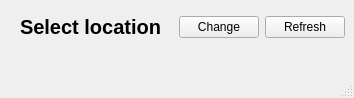
<?xml version="1.0" encoding="UTF-8"?>
<ui version="4.0">
 <class>MainWindow</class>
 <widget class="QMainWindow" name="MainWindow">
  <property name="geometry">
   <rect>
    <x>0</x>
    <y>0</y>
    <width>342</width>
    <height>98</height>
   </rect>
  </property>
  <property name="windowTitle">
   <string>AtmoSense</string>
  </property>
  <widget class="QWidget" name="centralWidget">
   <layout class="QVBoxLayout" name="centralLayout">
    <item>
     <layout class="QHBoxLayout" name="headerHLayout">
      <item>
       <widget class="QLabel" name="locationLabel">
        <property name="styleSheet">
         <string notr="true">font-size:20px;font-weight:600;padding:6px;</string>
        </property>
        <property name="text">
         <string>Select location</string>
        </property>
       </widget>
      </item>
      <item>
       <spacer name="hSpacer">
        <property name="orientation">
         <enum>Qt::Orientation::Horizontal</enum>
        </property>
        <property name="sizeHint" stdset="0">
         <size>
          <width>0</width>
          <height>0</height>
         </size>
        </property>
       </spacer>
      </item>
      <item>
       <widget class="QPushButton" name="changeLocationButton">
        <property name="text">
         <string>Change</string>
        </property>
       </widget>
      </item>
      <item>
       <widget class="QPushButton" name="refreshButton">
        <property name="text">
         <string>Refresh</string>
        </property>
       </widget>
      </item>
     </layout>
    </item>
    <item>
     <widget class="WeatherSummaryWidget" name="weatherSummaryWidget" native="true"/>
    </item>
    <item>
     <widget class="HourlyForecastWidget" name="hourlyForecastWidget" native="true"/>
    </item>
    <item>
     <widget class="DailyForecastWidget" name="dailyForecastWidget" native="true"/>
    </item>
   </layout>
  </widget>
  <widget class="QStatusBar" name="statusBar"/>
 </widget>
 <customwidgets>
  <customwidget>
   <class>WeatherSummaryWidget</class>
   <extends>QWidget</extends>
   <header>weathersummarywidget.h</header>
  </customwidget>
  <customwidget>
   <class>HourlyForecastWidget</class>
   <extends>QWidget</extends>
   <header>hourlyforecastwidget.h</header>
  </customwidget>
  <customwidget>
   <class>DailyForecastWidget</class>
   <extends>QWidget</extends>
   <header>dailyforecastwidget.h</header>
  </customwidget>
 </customwidgets>
 <resources/>
 <connections/>
</ui>
